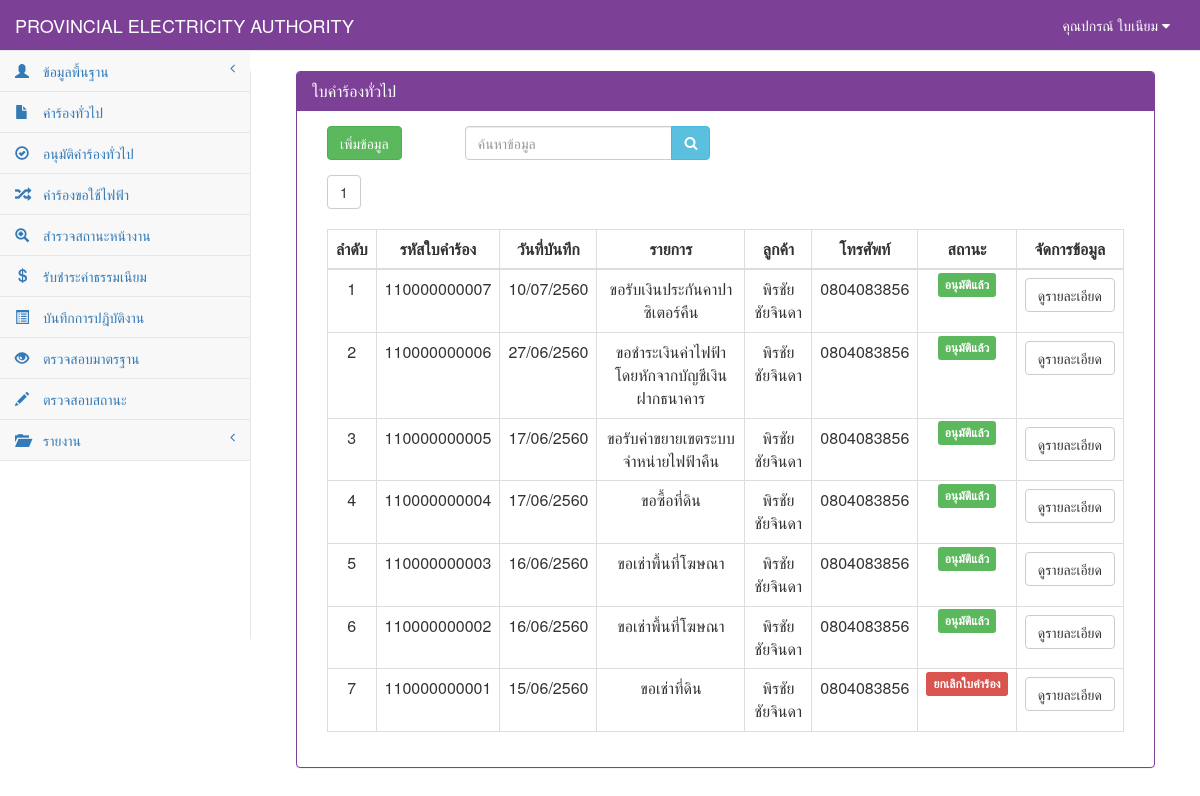
/RequestGeneral_show.php (signed in), run on the app's committed database.
### tables this page shows
CREATE TABLE `tb_user` (
  `user_id` char(13) NOT NULL,
  `user_code` char(13) NOT NULL,
  `user_first` int(1) NOT NULL,
  `user_name` varchar(50) NOT NULL,
  `user_last` varchar(50) NOT NULL,
  `user_add` text NOT NULL,
  `user_tel` char(10) NOT NULL,
  `user_pos` int(1) NOT NULL,
  `user_pass` varchar(12) NOT NULL,
  PRIMARY KEY  (`user_id`)
);

CREATE TABLE `tb_general` (
  `rg_id` char(12) NOT NULL,
  `rg_date` date NOT NULL,
  `rg_branch` varchar(50) NOT NULL,
  `user_id` char(13) NOT NULL,
  `cus_id` char(13) NOT NULL,
  `rg_place_type` int(1) NOT NULL,
  `rg_place_other` varchar(50) NOT NULL,
  `rg_place_name` varchar(50) NOT NULL,
  `rg_place_homeid` varchar(20) NOT NULL,
  `rg_place_number` varchar(20) NOT NULL,
  `rg_place_village` varchar(20) NOT NULL,
  `rg_place_room` varchar(10) NOT NULL,
  `rg_place_floor` varchar(5) NOT NULL,
  `rg_place_alley` varchar(50) NOT NULL,
  `rg_place_alleyway` varchar(50) NOT NULL,
  `rg_place_road` varchar(50) NOT NULL,
  `rg_place_villno` varchar(2) NOT NULL,
  `rg_place_district` varchar(30) NOT NULL,
  `rg_place_canton` varchar(30) NOT NULL,
  `rg_place_province` varchar(30) NOT NULL,
  `rg_place_post` varchar(10) NOT NULL,
  `rg_place_tel` char(10) NOT NULL,
  `rg_place_fax` char(10) NOT NULL,
  `rg_place_email` varchar(30) NOT NULL,
  `rg_place_service` varchar(10) NOT NULL,
  `rg_contact_place` varchar(100) NOT NULL,
  `rg_contact_homeid` varchar(20) NOT NULL,
  `rg_contact_number` varchar(20) NOT NULL,
  `rg_contact_village` varchar(20) NOT NULL,
  `rg_contact_room` varchar(10) NOT NULL,
  `rg_contact_floor` varchar(5) NOT NULL,
  `rg_contact_alley` varchar(50) NOT NULL,
  `rg_contact_alleyway` varchar(50) NOT NULL,
  `rg_contact_road` varchar(50) NOT NULL,
  `rg_contact_villno` varchar(2) NOT NULL,
  `rg_contact_district` varchar(30) NOT NULL,
  `rg_contact_canton` varchar(30) NOT NULL,
  `rg_contact_province` varchar(30) NOT NULL,
  `rg_contact_post` varchar(10) NOT NULL,
  `rg_contact_tel` char(10) NOT NULL,
  `rg_contact_fax` char(10) NOT NULL,
  `rg_contact_email` varchar(30) NOT NULL,
  `rg_want_type` int(2) NOT NULL,
  `rg_want_other` varchar(100) NOT NULL,
  `rg_detail` varchar(100) NOT NULL,
  `rg_money` int(10) NOT NULL,
  `rg_status` int(1) NOT NULL,
  PRIMARY KEY  (`rg_id`)
);

CREATE TABLE `tb_customer` (
  `cus_id` char(13) NOT NULL,
  `cus_first` varchar(50) NOT NULL,
  `cus_name` varchar(50) NOT NULL,
  `cus_type` varchar(30) NOT NULL,
  `cus_code` char(9) NOT NULL,
  `cus_tax` char(13) NOT NULL,
  `cus_homeid` varchar(20) NOT NULL,
  `cus_number` varchar(20) NOT NULL,
  `cus_village` varchar(20) NOT NULL,
  `cus_room` varchar(10) NOT NULL,
  `cus_floor` varchar(5) NOT NULL,
  `cus_alley` varchar(50) NOT NULL,
  `cus_alleyway` varchar(50) NOT NULL,
  `cus_road` varchar(50) NOT NULL,
  `cus_vilno` varchar(2) NOT NULL,
  `cus_district` varchar(30) NOT NULL,
  `cus_canton` varchar(30) NOT NULL,
  `cus_province` varchar(30) NOT NULL,
  `cus_post` varchar(10) NOT NULL,
  `cus_tel` char(10) NOT NULL,
  `cus_fax` char(10) NOT NULL,
  `cus_email` varchar(30) NOT NULL,
  PRIMARY KEY  (`cus_id`)
);

### connect_db.php (called while the page is built, shortened)
<?php
$dbname="pea";
$limit=10;
?>

### RequestGeneral_show.php (the view, shortened to what this page needs)
<?php
include "connect_db.php";
function Dateim($mydate){
    $d=split("-",$mydate);
    $mydate=$d[2]."/".$d[1]."/".($d[0]+543);
    return "$mydate";
}
?>
<!DOCTYPE html>
<html>
<head>
    <link href="vendor/bootstrap/css/bootstrap.css" rel="stylesheet">
    <link href="vendor/metisMenu/metisMenu.css" rel="stylesheet">
    <link href="dist/css/sb-admin-2.css" rel="stylesheet">
    <link href="vendor/font-awesome/css/font-awesome.css" rel="stylesheet" type="text/css">
</head>
<body>
<?php include "header.php";?>
<?php
    include"sidebar.php";
?>
    <div id="page-wrapper">
        <div class="col-sm-12 ">
            <div class="panel panel-primary">
                <div class="panel-heading">
                    <h2 class="panel-title">ใบคำร้องทั่วไป</h2>
                </div>
            <div class="panel-body">
            <div class="col-sm-2">
                    <a href="RequestGeneral.php"><input type="button" value="เพิ่มข้อมูล" class="btn  btn-success"></a>
            </div>
            <div class="col-sm-4">
                <form name="frmSearch" method="POST">
                    <div class="form-group input-group">
                        <input type="search" name="search" class="form-control" placeholder="ค้นหาข้อมูล">
                        <span class="input-group-btn">
                            <button class="btn btn-info" type="submit" style="height:34px;"><i class="fa fa-search"></i></button>
                        </span>
                    </div>
                </form>
            </div>
            <div class="col-sm-12">
                <div class="table-responsive">
                    <?php
                        $sql_all_rows="select * from tb_general order by rg_id";
                        $result_all_rows=mysql_db_query($dbname,$sql_all_rows);
                        $rows=mysql_num_rows($result_all_rows);
                        $total_page=ceil($rows/$limit);
                        if($_GET[start]==""){ $start="1"; }else{ $start=$_GET[start]; }
                    ?>
                    <?php
                    for($i=1;$i<=$total_page;$i++){
                            if($start==$i){
                                    echo "<a href='RequestGeneral_show.php?start=".$i."&limit=".$limit."'><button class='btn btn-default '>".$i."</button></a>&nbsp;";
                            }else{
                                    echo "<a href='RequestGeneral_show.php?start=".$i."&limit=".$limit."' c><button class='btn btn-default active'>".$i."</button></a>&nbsp;";
                            }
                    }
                    ?> <br><br>
                    <table width="100%" class="table table-bordered table-hover">
                        <thead>
                            <tr>
                                <th class=" text-center" >ลำดับ</th>
                                <th class=" text-center" >รหัสใบคำร้อง</th>
                                <th class=" text-center" >วันที่บันทึก</th>
                                <th class=" text-center" >รายการ</th>
                                <th class=" text-center" >ลูกค้า</th>
                                <th class=" text-center" >โทรศัพท์</th>
                                <th class=" text-center" >สถานะ</th>
                                <th class=" text-center">จัดการข้อมูล</th>
                            </tr>
                        </thead>
                            <tbody>
                            <?php
                                if($_GET[start]=="" || $_GET[start]=="1"){
                                        $page="0";
                                }else{
                                        $page=($_GET[start]-1)*$limit;
                                }
                                $sql="select * from tb_general where rg_id like '%".$_POST[search]."%' order by rg_id desc limit $page,$limit ";
                                $result=mysql_db_query($dbname,$sql);
                                    if(mysql_num_rows($result)>0){
                                        while($array=mysql_fetch_array($result)){
                                            $page++;
                                            $sqlcus="select * from tb_customer where cus_id='".$array[cus_id]."'";
                                            $resultcus=mysql_db_query($dbname,$sqlcus);
                                            $arraycus=mysql_fetch_array($resultcus);
                                            if($array[rg_want_type]==0){
                                                $want="ขอรับเงินประกันการใช้ไฟฟ้าคืน";
                                            }elseif($array[rg_want_type]==1){
                                                $want="ขอรับเงินประกันคาปาซิเตอร์คืน";
                                            }elseif($array[rg_want_type]==2){
                                                $want="ขอรับเงินประกันหม้อแปลงไฟฟ้าคืน";
                                            }elseif($array[rg_want_type]==3){
                                                $want="ขอรับค่าขยายเขตระบบจำหน่ายไฟฟ้าคืน";
                                            }elseif($array[rg_want_type]==4){
                                                $want="ขอใช้บริการพิมพ์โฆษณาหลังใบแจ้งหนี้";
                                            }elseif($array[rg_want_type]==5){
                                                $want="ขอชำระเงินค่าไฟฟ้าโดยหักจากบัญชีเงินฝากธนาคาร";
                                            }elseif($array[rg_want_type]==6){
                                                $want="ขอเช่าพื้นที่โฆษณา";
                                            }elseif($array[rg_want_type]==7){
                                                $want="ขอเช่าพาดสายโทรนาคม";
                                            }elseif($array[rg_want_type]==8){
                                                $want="ขอเช่าสาย fiber optic";
                                            }elseif($array[rg_want_type]==9){
                                                $want="ขอเช่าที่ดิน";
                                            }elseif($array[rg_want_type]==10){
                                                $want="ขอซื้อที่ดิน";
                                            }elseif($array[rg_want_type]==11){
                                                $want="ขอใช้ไฟฟ้าที่ กฟภ. สนับสนุน";
                                            }else{
                                               $want=$array[rg_want_other];
                                            }
                                            if($array[rg_status]==0){
                                                $status="ยังไม่อนุมัติ";
                                                $label="info";
                                            }elseif($array[rg_status]==1){
                                               $status="อนุมัติแล้ว";
                                               $label="success";
                                            }else{
                                              $status="ยกเลิกใบคำร้อง";
                                              $label="danger";
                                            }
                            ?>
                                    <tr>
                                        <td class="text-center"><?=$page?></td>
                                            <td class=" text-center"><?=$array[rg_id]?></td>
                                            <td class=" text-center"><?= Dateim($array[rg_date]);?></td>
                                            <td class=" text-center"><?=$want?></td>
                                            <td class="text-center"><?=$arraycus[cus_name]?></td>
                                            <td class="text-center"><?=$arraycus[cus_tel]?></td>
                                            <td class="text-center"><span class="label label-<?=$label?>"><?=$status?></span></td>
                                            <td align="center">
                                                <div class="btn-group">
                                                    <a class="btn btn-default" href="RequestGeneral_detail.php?rg_id=<?=$array[rg_id]?>" >ดูรายละเอียด</a>
                                                </div>
                                            </td>
                                    </tr>
                                    <?php
                                        }
                                            }else{
                                    ?>
                                    <tr><td colspan="8" align="center">ไม่พบข้อมูล</td></tr>
                                    <?
                                            }
                                    ?>
                            </tbody>
                    </table>
                </div>
            </div>
        </div>
        </div>
    </div>
</div>
</body>
</html>

### header.php (shortened to what this page needs)
<?php
$sqluser="select *from tb_user where user_id='".$_SESSION[loginid]."'";
$reuser=mysql_db_query($dbname,$sqluser);
$user=mysql_fetch_array($reuser);
?>
<nav style="background-color:#7c4197;" class="navbar navbar-default navbar-static-top" role="navigation" style="margin-bottom: 0" >
            <div class="navbar-header" >
                <a class="navbar-brand" style="color: White" href="index.php">PROVINCIAL ELECTRICITY AUTHORITY</a>
            </div>
            <ul class="nav navbar-top-links navbar-right" >
                 <li class="dropdown">
                     <a style="color: White" class="dropdown-toggle" data-toggle="dropdown" href="#">
                        คุณ<?=$user[user_name]?> <?=$user[user_last]?>
                        <i class="fa fa-caret-down"></i>
                    </a>
                </li>
            </ul>

### data on the page
tb_user: user_name "ปกรณ์", user_last "ใบเนียม"
tb_general: rg_id "110000000007", rg_date "10/07/2560", rg_want_type "ขอรับเงินประกันคาปาซิเตอร์คืน", cus.cus_name "พิรชัย ชัยจินดา", cus.cus_tel "0804083856", rg_status "อนุมัติแล้ว"
tb_general: rg_id "110000000006", rg_date "27/06/2560", rg_want_type "ขอชำระเงินค่าไฟฟ้าโดยหักจากบัญชีเงินฝากธนาคาร", cus.cus_name "พิรชัย ชัยจินดา", cus.cus_tel "0804083856", rg_status "อนุมัติแล้ว"
tb_general: rg_id "110000000005", rg_date "17/06/2560", rg_want_type "ขอรับค่าขยายเขตระบบจำหน่ายไฟฟ้าคืน", cus.cus_name "พิรชัย ชัยจินดา", cus.cus_tel "0804083856", rg_status "อนุมัติแล้ว"
tb_general: rg_id "110000000004", rg_date "17/06/2560", rg_want_type "ขอซื้อที่ดิน", cus.cus_name "พิรชัย ชัยจินดา", cus.cus_tel "0804083856", rg_status "อนุมัติแล้ว"
tb_general: rg_id "110000000003", rg_date "16/06/2560", rg_want_type "ขอเช่าพื้นที่โฆษณา", cus.cus_name "พิรชัย ชัยจินดา", cus.cus_tel "0804083856", rg_status "อนุมัติแล้ว"
tb_general: rg_id "110000000002", rg_date "16/06/2560", rg_want_type "ขอเช่าพื้นที่โฆษณา", cus.cus_name "พิรชัย ชัยจินดา", cus.cus_tel "0804083856", rg_status "อนุมัติแล้ว"
tb_general: rg_id "110000000001", rg_date "15/06/2560", rg_want_type "ขอเช่าที่ดิน", cus.cus_name "พิรชัย ชัยจินดา", cus.cus_tel "0804083856", rg_status "ยกเลิกใบคำร้อง"
